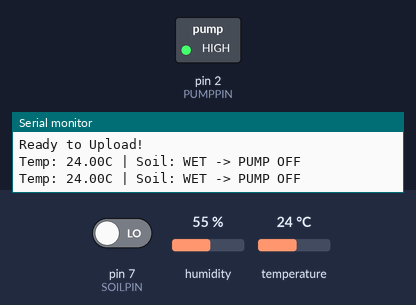
Simulated run of this sketch. Board: Arduino Uno, built with avr-gcc and run on an emulated ATmega328P. Parts: switched loads named in the sketch (green lamp = pin HIGH), the last lines printed to the serial monitor. The inputs (shaded band) are chosen by the test bench; at power-on: pin 7 (SOILPIN) LOW, humidity 55 %, temperature 24 °C.

Above: at 2.2 s.
2.3 s: pin 7 (SOILPIN) driven HIGH
At 3.6 s:
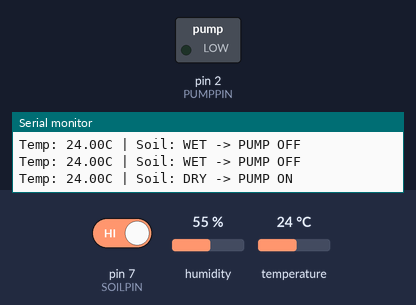
4.5 s: pin 7 (SOILPIN) driven LOW
At 6.0 s:
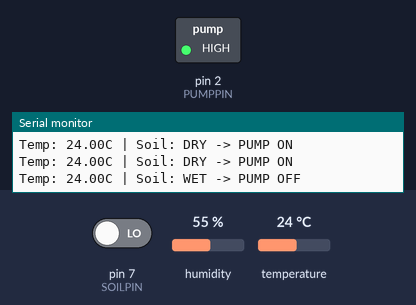
Timing chart, 0 to 7.5 s (numbered marks = the images above; inputs shaded):
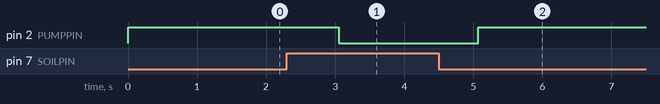

Measured:
- after the input at 2.3 s, pin 2 (PUMPPIN): HIGH → LOW after 0.75 s
- after the input at 4.5 s, pin 2 (PUMPPIN): LOW → HIGH after 0.57 s

The sketch:

grblUpload_copy_20260420115244.ino
```cpp
#include <DHT.h>


#define DHTPIN 6
#define DHTTYPE DHT11
#define SOILPIN 7
#define PUMPPIN 2

DHT dht(DHTPIN, DHTTYPE);


void setup() {
  Serial.begin(9600);
  dht.begin();
  pinMode(SOILPIN, INPUT);
  pinMode(PUMPPIN, OUTPUT);


  digitalWrite(PUMPPIN, HIGH);
  delay(1000);
  Serial.println("Ready to Upload!");
}

void loop() {
  float t = dht.readTemperature();
  int soilStatus = digitalRead(SOILPIN);


  Serial.print("Temp: "); Serial.print(t);
  Serial.print("C | Soil: ");


  if (soilStatus == HIGH) {
    Serial.println("DRY -> PUMP ON");
    digitalWrite(PUMPPIN, LOW);
  }
  else {
    Serial.println("WET -> PUMP OFF");
    digitalWrite(PUMPPIN, HIGH);
  }

  delay(1000);
}
```
